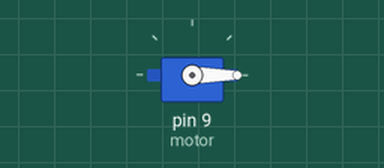
A sketch run on a simulated Arduino Uno, built with avr-gcc and run on an emulated ATmega328P. Parts: servo.

Above: at 0.05 s.
At 4.45 s:
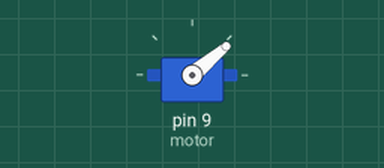
At 8.95 s:
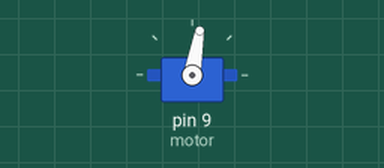
At 17.95 s:
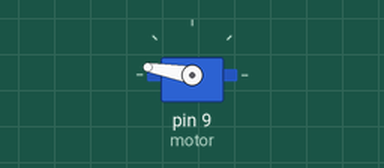
Timing chart, 0 to 23.4 s (numbered marks = the images above):
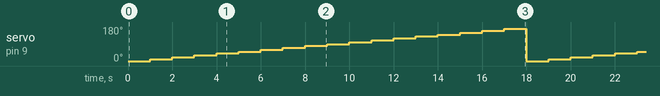

Measured:
- by itself, servo on pin 9 (motor): repeats every 18.0 s: 20° 1.0 s, 30° 1.0 s, 40° 1.0 s, 50° 1.0 s, 60° 1.0 s, 70° 1.0 s, 80° 1.0 s, 90° 1.0 s, 100° 1.0 s, 110° 1.0 s, 120° 1.0 s, 130° 1.0 s, 140° 1.0 s, 150° 1.0 s, 160° 1.0 s, 170° 1.0 s, 0° 1.0 s, 10° 1.0 s

The sketch:

servotest.ino
```cpp
#include <Servo.h>

Servo motor;

int pos = 0;
int val = 0;

void setup()
{
  motor.attach(9);

}

void loop()
{
  //motor.write(160);
  for(pos = 0; pos < 180; pos = pos + 10)
    {
      motor.write(pos);
      delay(1000);
    }
}
```
